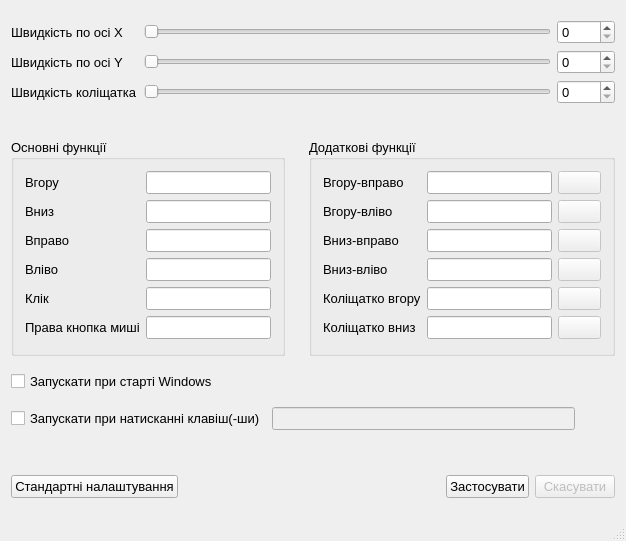
<?xml version="1.0" encoding="UTF-8"?>
<ui version="4.0">
 <class>MainWindow</class>
 <widget class="QMainWindow" name="MainWindow">
  <property name="geometry">
   <rect>
    <x>0</x>
    <y>0</y>
    <width>569</width>
    <height>541</height>
   </rect>
  </property>
  <property name="sizePolicy">
   <sizepolicy hsizetype="Fixed" vsizetype="Fixed">
    <horstretch>0</horstretch>
    <verstretch>0</verstretch>
   </sizepolicy>
  </property>
  <property name="font">
   <font>
    <pointsize>10</pointsize>
   </font>
  </property>
  <property name="windowTitle">
   <string>Mouse Emulator Pro</string>
  </property>
  <property name="windowIcon">
   <iconset resource="resources.qrc">
    <normaloff>:/icon.ico</normaloff>:/icon.ico</iconset>
  </property>
  <widget class="QWidget" name="centralWidget">
   <property name="sizePolicy">
    <sizepolicy hsizetype="Fixed" vsizetype="Fixed">
     <horstretch>0</horstretch>
     <verstretch>0</verstretch>
    </sizepolicy>
   </property>
   <layout class="QVBoxLayout" name="verticalLayout">
    <item>
     <layout class="QGridLayout" name="gridLayout">
      <item row="0" column="0">
       <widget class="QLabel" name="labelSpeedX">
        <property name="sizePolicy">
         <sizepolicy hsizetype="Preferred" vsizetype="Preferred">
          <horstretch>1</horstretch>
          <verstretch>0</verstretch>
         </sizepolicy>
        </property>
        <property name="toolTip">
         <string comment="Ви можете змінити швидкість руху вказівника миші а допомогою цього параметра" extracomment="Ви можете змінити швидкість руху вказівника миші а допомогою цього параметра">Ви можете змінити швидкість руху вказівника миші а допомогою цього параметра</string>
        </property>
        <property name="statusTip">
         <string comment="Ви можете змінити швидкість руху вказівника миші а допомогою цього параметра" extracomment="Ви можете змінити швидкість руху вказівника миші а допомогою цього параметра">Ви можете змінити швидкість руху вказівника миші а допомогою цього параметра</string>
        </property>
        <property name="whatsThis">
         <string comment="Ви можете змінити швидкість руху вказівника миші а допомогою цього параметра" extracomment="Ви можете змінити швидкість руху вказівника миші а допомогою цього параметра">Ви можете змінити швидкість руху вказівника миші а допомогою цього параметра</string>
        </property>
        <property name="text">
         <string comment="Ви можете змінити швидкість руху вказівника миші а допомогою цього параметра" extracomment="Ви можете змінити швидкість руху вказівника миші а допомогою цього параметра">Швидкість по осі X</string>
        </property>
       </widget>
      </item>
      <item row="0" column="1">
       <widget class="QSlider" name="sliderSpeedX">
        <property name="sizePolicy">
         <sizepolicy hsizetype="Expanding" vsizetype="Fixed">
          <horstretch>7</horstretch>
          <verstretch>0</verstretch>
         </sizepolicy>
        </property>
        <property name="sizeIncrement">
         <size>
          <width>2</width>
          <height>0</height>
         </size>
        </property>
        <property name="orientation">
         <enum>Qt::Horizontal</enum>
        </property>
       </widget>
      </item>
      <item row="0" column="2">
       <widget class="QSpinBox" name="spinBoxSpeedX">
        <property name="sizePolicy">
         <sizepolicy hsizetype="Minimum" vsizetype="Fixed">
          <horstretch>1</horstretch>
          <verstretch>0</verstretch>
         </sizepolicy>
        </property>
        <property name="sizeIncrement">
         <size>
          <width>0</width>
          <height>0</height>
         </size>
        </property>
       </widget>
      </item>
      <item row="1" column="0">
       <widget class="QLabel" name="labelSpeedY">
        <property name="sizePolicy">
         <sizepolicy hsizetype="Preferred" vsizetype="Preferred">
          <horstretch>1</horstretch>
          <verstretch>0</verstretch>
         </sizepolicy>
        </property>
        <property name="toolTip">
         <string comment="Ви можете змінити швидкість руху вказівника миші а допомогою цього параметра" extracomment="Ви можете змінити швидкість руху вказівника миші а допомогою цього параметра">Ви можете змінити швидкість руху вказівника миші а допомогою цього параметра</string>
        </property>
        <property name="statusTip">
         <string comment="Ви можете змінити швидкість руху вказівника миші а допомогою цього параметра" extracomment="Ви можете змінити швидкість руху вказівника миші а допомогою цього параметра">Ви можете змінити швидкість руху вказівника миші а допомогою цього параметра</string>
        </property>
        <property name="whatsThis">
         <string comment="Ви можете змінити швидкість руху вказівника миші а допомогою цього параметра" extracomment="Ви можете змінити швидкість руху вказівника миші а допомогою цього параметра">Ви можете змінити швидкість руху вказівника миші а допомогою цього параметра</string>
        </property>
        <property name="text">
         <string comment="Ви можете змінити швидкість руху вказівника миші а допомогою цього параметра" extracomment="Ви можете змінити швидкість руху вказівника миші а допомогою цього параметра">Швидкість по осі Y</string>
        </property>
       </widget>
      </item>
      <item row="1" column="1">
       <widget class="QSlider" name="sliderSpeedY">
        <property name="sizePolicy">
         <sizepolicy hsizetype="Expanding" vsizetype="Fixed">
          <horstretch>3</horstretch>
          <verstretch>0</verstretch>
         </sizepolicy>
        </property>
        <property name="sizeIncrement">
         <size>
          <width>2</width>
          <height>0</height>
         </size>
        </property>
        <property name="orientation">
         <enum>Qt::Horizontal</enum>
        </property>
       </widget>
      </item>
      <item row="1" column="2">
       <widget class="QSpinBox" name="spinBoxSpeedY">
        <property name="sizePolicy">
         <sizepolicy hsizetype="Minimum" vsizetype="Fixed">
          <horstretch>1</horstretch>
          <verstretch>0</verstretch>
         </sizepolicy>
        </property>
        <property name="sizeIncrement">
         <size>
          <width>0</width>
          <height>0</height>
         </size>
        </property>
       </widget>
      </item>
      <item row="2" column="0">
       <widget class="QLabel" name="labelSpeedWheel">
        <property name="sizePolicy">
         <sizepolicy hsizetype="Preferred" vsizetype="Preferred">
          <horstretch>1</horstretch>
          <verstretch>0</verstretch>
         </sizepolicy>
        </property>
        <property name="toolTip">
         <string comment="Ви можете змінити швидкість руху вказівника миші а допомогою цього параметра" extracomment="Ви можете змінити швидкість руху вказівника миші а допомогою цього параметра">Ви можете змінити швидкість руху вказівника миші а допомогою цього параметра</string>
        </property>
        <property name="statusTip">
         <string comment="Ви можете змінити швидкість руху вказівника миші а допомогою цього параметра" extracomment="Ви можете змінити швидкість руху вказівника миші а допомогою цього параметра">Ви можете змінити швидкість руху вказівника миші а допомогою цього параметра</string>
        </property>
        <property name="whatsThis">
         <string comment="Ви можете змінити швидкість руху вказівника миші а допомогою цього параметра" extracomment="Ви можете змінити швидкість руху вказівника миші а допомогою цього параметра">Ви можете змінити швидкість руху вказівника миші а допомогою цього параметра</string>
        </property>
        <property name="text">
         <string comment="Ви можете змінити швидкість руху вказівника миші а допомогою цього параметра" extracomment="Ви можете змінити швидкість руху вказівника миші а допомогою цього параметра">Швидкість коліщатка</string>
        </property>
       </widget>
      </item>
      <item row="2" column="1">
       <widget class="QSlider" name="sliderSpeedWheel">
        <property name="sizePolicy">
         <sizepolicy hsizetype="Expanding" vsizetype="Fixed">
          <horstretch>3</horstretch>
          <verstretch>0</verstretch>
         </sizepolicy>
        </property>
        <property name="sizeIncrement">
         <size>
          <width>2</width>
          <height>0</height>
         </size>
        </property>
        <property name="orientation">
         <enum>Qt::Horizontal</enum>
        </property>
       </widget>
      </item>
      <item row="2" column="2">
       <widget class="QSpinBox" name="spinBoxSpeedWheel">
        <property name="sizePolicy">
         <sizepolicy hsizetype="Minimum" vsizetype="Fixed">
          <horstretch>1</horstretch>
          <verstretch>0</verstretch>
         </sizepolicy>
        </property>
        <property name="sizeIncrement">
         <size>
          <width>0</width>
          <height>0</height>
         </size>
        </property>
       </widget>
      </item>
     </layout>
    </item>
    <item>
     <spacer name="verticalSpacer_2">
      <property name="orientation">
       <enum>Qt::Vertical</enum>
      </property>
      <property name="sizeType">
       <enum>QSizePolicy::Fixed</enum>
      </property>
      <property name="sizeHint" stdset="0">
       <size>
        <width>20</width>
        <height>20</height>
       </size>
      </property>
     </spacer>
    </item>
    <item>
     <layout class="QHBoxLayout" name="horizontalLayout_3">
      <item>
       <widget class="QGroupBox" name="groupBoxMainFun">
        <property name="minimumSize">
         <size>
          <width>0</width>
          <height>217</height>
         </size>
        </property>
        <property name="maximumSize">
         <size>
          <width>16777215</width>
          <height>217</height>
         </size>
        </property>
        <property name="title">
         <string>Основні функції</string>
        </property>
        <layout class="QGridLayout" name="gridLayout_3">
         <item row="0" column="0">
          <widget class="QLabel" name="labelUp">
           <property name="sizePolicy">
            <sizepolicy hsizetype="Preferred" vsizetype="Preferred">
             <horstretch>1</horstretch>
             <verstretch>0</verstretch>
            </sizepolicy>
           </property>
           <property name="text">
            <string>Вгору</string>
           </property>
          </widget>
         </item>
         <item row="0" column="1">
          <widget class="QLineEdit" name="lineEditUp">
           <property name="sizePolicy">
            <sizepolicy hsizetype="Expanding" vsizetype="Fixed">
             <horstretch>13</horstretch>
             <verstretch>0</verstretch>
            </sizepolicy>
           </property>
          </widget>
         </item>
         <item row="1" column="0">
          <widget class="QLabel" name="labelDown">
           <property name="sizePolicy">
            <sizepolicy hsizetype="Preferred" vsizetype="Preferred">
             <horstretch>1</horstretch>
             <verstretch>0</verstretch>
            </sizepolicy>
           </property>
           <property name="text">
            <string>Вниз</string>
           </property>
          </widget>
         </item>
         <item row="1" column="1">
          <widget class="QLineEdit" name="lineEditDown">
           <property name="sizePolicy">
            <sizepolicy hsizetype="Expanding" vsizetype="Fixed">
             <horstretch>13</horstretch>
             <verstretch>0</verstretch>
            </sizepolicy>
           </property>
          </widget>
         </item>
         <item row="2" column="0">
          <widget class="QLabel" name="labelRight">
           <property name="sizePolicy">
            <sizepolicy hsizetype="Preferred" vsizetype="Preferred">
             <horstretch>1</horstretch>
             <verstretch>0</verstretch>
            </sizepolicy>
           </property>
           <property name="text">
            <string>Вправо</string>
           </property>
          </widget>
         </item>
         <item row="2" column="1">
          <widget class="QLineEdit" name="lineEditRight">
           <property name="sizePolicy">
            <sizepolicy hsizetype="Expanding" vsizetype="Fixed">
             <horstretch>13</horstretch>
             <verstretch>0</verstretch>
            </sizepolicy>
           </property>
          </widget>
         </item>
         <item row="3" column="0">
          <widget class="QLabel" name="labelLeft">
           <property name="sizePolicy">
            <sizepolicy hsizetype="Preferred" vsizetype="Preferred">
             <horstretch>1</horstretch>
             <verstretch>0</verstretch>
            </sizepolicy>
           </property>
           <property name="text">
            <string>Вліво</string>
           </property>
          </widget>
         </item>
         <item row="3" column="1">
          <widget class="QLineEdit" name="lineEditLeft">
           <property name="sizePolicy">
            <sizepolicy hsizetype="Expanding" vsizetype="Fixed">
             <horstretch>13</horstretch>
             <verstretch>0</verstretch>
            </sizepolicy>
           </property>
          </widget>
         </item>
         <item row="4" column="0">
          <widget class="QLabel" name="labelClick">
           <property name="sizePolicy">
            <sizepolicy hsizetype="Preferred" vsizetype="Preferred">
             <horstretch>1</horstretch>
             <verstretch>0</verstretch>
            </sizepolicy>
           </property>
           <property name="text">
            <string>Клік</string>
           </property>
          </widget>
         </item>
         <item row="4" column="1">
          <widget class="QLineEdit" name="lineEditClick">
           <property name="sizePolicy">
            <sizepolicy hsizetype="Expanding" vsizetype="Fixed">
             <horstretch>13</horstretch>
             <verstretch>0</verstretch>
            </sizepolicy>
           </property>
          </widget>
         </item>
         <item row="5" column="0">
          <widget class="QLabel" name="labelRightClick">
           <property name="sizePolicy">
            <sizepolicy hsizetype="Preferred" vsizetype="Preferred">
             <horstretch>1</horstretch>
             <verstretch>0</verstretch>
            </sizepolicy>
           </property>
           <property name="text">
            <string>Права кнопка миші</string>
           </property>
          </widget>
         </item>
         <item row="5" column="1">
          <widget class="QLineEdit" name="lineEditRightClick">
           <property name="sizePolicy">
            <sizepolicy hsizetype="Expanding" vsizetype="Fixed">
             <horstretch>3</horstretch>
             <verstretch>0</verstretch>
            </sizepolicy>
           </property>
           <property name="text">
            <string/>
           </property>
          </widget>
         </item>
        </layout>
       </widget>
      </item>
      <item>
       <spacer name="horizontalSpacer">
        <property name="orientation">
         <enum>Qt::Horizontal</enum>
        </property>
        <property name="sizeHint" stdset="0">
         <size>
          <width>18</width>
          <height>20</height>
         </size>
        </property>
       </spacer>
      </item>
      <item>
       <widget class="QGroupBox" name="groupBoxExtendedFun">
        <property name="minimumSize">
         <size>
          <width>0</width>
          <height>217</height>
         </size>
        </property>
        <property name="maximumSize">
         <size>
          <width>16777215</width>
          <height>217</height>
         </size>
        </property>
        <property name="title">
         <string>Додаткові функції</string>
        </property>
        <layout class="QGridLayout" name="gridLayout_2">
         <item row="0" column="0">
          <widget class="QLabel" name="labelUpRight">
           <property name="sizePolicy">
            <sizepolicy hsizetype="Preferred" vsizetype="Preferred">
             <horstretch>1</horstretch>
             <verstretch>0</verstretch>
            </sizepolicy>
           </property>
           <property name="text">
            <string>Вгору-вправо</string>
           </property>
          </widget>
         </item>
         <item row="0" column="1">
          <widget class="QLineEdit" name="lineEditUpRight">
           <property name="sizePolicy">
            <sizepolicy hsizetype="Expanding" vsizetype="Fixed">
             <horstretch>3</horstretch>
             <verstretch>0</verstretch>
            </sizepolicy>
           </property>
          </widget>
         </item>
         <item row="0" column="2">
          <widget class="QPushButton" name="pushButtonDelUR">
           <property name="enabled">
            <bool>false</bool>
           </property>
           <property name="sizePolicy">
            <sizepolicy hsizetype="Expanding" vsizetype="Fixed">
             <horstretch>0</horstretch>
             <verstretch>0</verstretch>
            </sizepolicy>
           </property>
           <property name="toolTip">
            <string comment="Заборонити виконувати цю дію" extracomment="Заборонити виконувати цю дію">Заборонити виконувати цю дію</string>
           </property>
           <property name="statusTip">
            <string comment="Заборонити виконувати цю дію" extracomment="Заборонити виконувати цю дію">Заборонити виконувати цю дію</string>
           </property>
           <property name="whatsThis">
            <string comment="Заборонити виконувати цю дію" extracomment="Заборонити виконувати цю дію">Заборонити виконувати цю дію</string>
           </property>
           <property name="text">
            <string/>
           </property>
           <property name="icon">
            <iconset resource="resources.qrc">
             <normaloff>:/close.png</normaloff>:/close.png</iconset>
           </property>
          </widget>
         </item>
         <item row="1" column="0">
          <widget class="QLabel" name="labelUpLeft">
           <property name="sizePolicy">
            <sizepolicy hsizetype="Preferred" vsizetype="Preferred">
             <horstretch>1</horstretch>
             <verstretch>0</verstretch>
            </sizepolicy>
           </property>
           <property name="text">
            <string>Вгору-вліво</string>
           </property>
          </widget>
         </item>
         <item row="1" column="1">
          <widget class="QLineEdit" name="lineEditUpLeft">
           <property name="sizePolicy">
            <sizepolicy hsizetype="Expanding" vsizetype="Fixed">
             <horstretch>3</horstretch>
             <verstretch>0</verstretch>
            </sizepolicy>
           </property>
          </widget>
         </item>
         <item row="1" column="2">
          <widget class="QPushButton" name="pushButtonDelUL">
           <property name="enabled">
            <bool>false</bool>
           </property>
           <property name="sizePolicy">
            <sizepolicy hsizetype="Expanding" vsizetype="Fixed">
             <horstretch>0</horstretch>
             <verstretch>0</verstretch>
            </sizepolicy>
           </property>
           <property name="toolTip">
            <string comment="Заборонити виконувати цю дію" extracomment="Заборонити виконувати цю дію">Заборонити виконувати цю дію</string>
           </property>
           <property name="statusTip">
            <string comment="Заборонити виконувати цю дію" extracomment="Заборонити виконувати цю дію">Заборонити виконувати цю дію</string>
           </property>
           <property name="whatsThis">
            <string comment="Заборонити виконувати цю дію" extracomment="Заборонити виконувати цю дію">Заборонити виконувати цю дію</string>
           </property>
           <property name="text">
            <string/>
           </property>
           <property name="icon">
            <iconset resource="resources.qrc">
             <normaloff>:/close.png</normaloff>:/close.png</iconset>
           </property>
          </widget>
         </item>
         <item row="2" column="0">
          <widget class="QLabel" name="labelDownRight">
           <property name="sizePolicy">
            <sizepolicy hsizetype="Preferred" vsizetype="Preferred">
             <horstretch>1</horstretch>
             <verstretch>0</verstretch>
            </sizepolicy>
           </property>
           <property name="text">
            <string>Вниз-вправо</string>
           </property>
          </widget>
         </item>
         <item row="2" column="1">
          <widget class="QLineEdit" name="lineEditDownRight">
           <property name="sizePolicy">
            <sizepolicy hsizetype="Expanding" vsizetype="Fixed">
             <horstretch>3</horstretch>
             <verstretch>0</verstretch>
            </sizepolicy>
           </property>
          </widget>
         </item>
         <item row="2" column="2">
          <widget class="QPushButton" name="pushButtonDelDR">
           <property name="enabled">
            <bool>false</bool>
           </property>
           <property name="sizePolicy">
            <sizepolicy hsizetype="Expanding" vsizetype="Fixed">
             <horstretch>0</horstretch>
             <verstretch>0</verstretch>
            </sizepolicy>
           </property>
           <property name="toolTip">
            <string comment="Заборонити виконувати цю дію" extracomment="Заборонити виконувати цю дію">Заборонити виконувати цю дію</string>
           </property>
           <property name="statusTip">
            <string comment="Заборонити виконувати цю дію" extracomment="Заборонити виконувати цю дію">Заборонити виконувати цю дію</string>
           </property>
           <property name="whatsThis">
            <string comment="Заборонити виконувати цю дію" extracomment="Заборонити виконувати цю дію">Заборонити виконувати цю дію</string>
           </property>
           <property name="text">
            <string/>
           </property>
           <property name="icon">
            <iconset resource="resources.qrc">
             <normaloff>:/close.png</normaloff>:/close.png</iconset>
           </property>
          </widget>
         </item>
         <item row="3" column="0">
          <widget class="QLabel" name="labelDownLeft">
           <property name="sizePolicy">
            <sizepolicy hsizetype="Preferred" vsizetype="Preferred">
             <horstretch>1</horstretch>
             <verstretch>0</verstretch>
            </sizepolicy>
           </property>
           <property name="text">
            <string>Вниз-вліво</string>
           </property>
          </widget>
         </item>
         <item row="3" column="1">
          <widget class="QLineEdit" name="lineEditDownLeft">
           <property name="sizePolicy">
            <sizepolicy hsizetype="Expanding" vsizetype="Fixed">
             <horstretch>3</horstretch>
             <verstretch>0</verstretch>
            </sizepolicy>
           </property>
          </widget>
         </item>
         <item row="3" column="2">
          <widget class="QPushButton" name="pushButtonDelDL">
           <property name="enabled">
            <bool>false</bool>
           </property>
           <property name="sizePolicy">
            <sizepolicy hsizetype="Expanding" vsizetype="Fixed">
             <horstretch>0</horstretch>
             <verstretch>0</verstretch>
            </sizepolicy>
           </property>
           <property name="toolTip">
            <string comment="Заборонити виконувати цю дію" extracomment="Заборонити виконувати цю дію">Заборонити виконувати цю дію</string>
           </property>
           <property name="statusTip">
            <string comment="Заборонити виконувати цю дію" extracomment="Заборонити виконувати цю дію">Заборонити виконувати цю дію</string>
           </property>
           <property name="whatsThis">
            <string comment="Заборонити виконувати цю дію" extracomment="Заборонити виконувати цю дію">Заборонити виконувати цю дію</string>
           </property>
           <property name="text">
            <string/>
           </property>
           <property name="icon">
            <iconset resource="resources.qrc">
             <normaloff>:/close.png</normaloff>:/close.png</iconset>
           </property>
          </widget>
         </item>
         <item row="4" column="0">
          <widget class="QLabel" name="labelWheelUp">
           <property name="sizePolicy">
            <sizepolicy hsizetype="Preferred" vsizetype="Preferred">
             <horstretch>1</horstretch>
             <verstretch>0</verstretch>
            </sizepolicy>
           </property>
           <property name="text">
            <string>Коліщатко вгору</string>
           </property>
          </widget>
         </item>
         <item row="4" column="1">
          <widget class="QLineEdit" name="lineEditWheelUp">
           <property name="sizePolicy">
            <sizepolicy hsizetype="Expanding" vsizetype="Fixed">
             <horstretch>3</horstretch>
             <verstretch>0</verstretch>
            </sizepolicy>
           </property>
          </widget>
         </item>
         <item row="4" column="2">
          <widget class="QPushButton" name="pushButtonDelWU">
           <property name="enabled">
            <bool>false</bool>
           </property>
           <property name="sizePolicy">
            <sizepolicy hsizetype="Expanding" vsizetype="Fixed">
             <horstretch>0</horstretch>
             <verstretch>0</verstretch>
            </sizepolicy>
           </property>
           <property name="toolTip">
            <string comment="Заборонити виконувати цю дію" extracomment="Заборонити виконувати цю дію">Заборонити виконувати цю дію</string>
           </property>
           <property name="statusTip">
            <string comment="Заборонити виконувати цю дію" extracomment="Заборонити виконувати цю дію">Заборонити виконувати цю дію</string>
           </property>
           <property name="whatsThis">
            <string comment="Заборонити виконувати цю дію" extracomment="Заборонити виконувати цю дію">Заборонити виконувати цю дію</string>
           </property>
           <property name="text">
            <string/>
           </property>
           <property name="icon">
            <iconset resource="resources.qrc">
             <normaloff>:/close.png</normaloff>:/close.png</iconset>
           </property>
          </widget>
         </item>
         <item row="5" column="0">
          <widget class="QLabel" name="labelWheelDown">
           <property name="sizePolicy">
            <sizepolicy hsizetype="Preferred" vsizetype="Preferred">
             <horstretch>1</horstretch>
             <verstretch>0</verstretch>
            </sizepolicy>
           </property>
           <property name="text">
            <string>Коліщатко вниз</string>
           </property>
          </widget>
         </item>
         <item row="5" column="1">
          <widget class="QLineEdit" name="lineEditWheelDown">
           <property name="sizePolicy">
            <sizepolicy hsizetype="Expanding" vsizetype="Fixed">
             <horstretch>3</horstretch>
             <verstretch>0</verstretch>
            </sizepolicy>
           </property>
          </widget>
         </item>
         <item row="5" column="2">
          <widget class="QPushButton" name="pushButtonDelWD">
           <property name="enabled">
            <bool>false</bool>
           </property>
           <property name="sizePolicy">
            <sizepolicy hsizetype="Expanding" vsizetype="Fixed">
             <horstretch>0</horstretch>
             <verstretch>0</verstretch>
            </sizepolicy>
           </property>
           <property name="toolTip">
            <string comment="Заборонити виконувати цю дію" extracomment="Заборонити виконувати цю дію">Заборонити виконувати цю дію</string>
           </property>
           <property name="statusTip">
            <string comment="Заборонити виконувати цю дію" extracomment="Заборонити виконувати цю дію">Заборонити виконувати цю дію</string>
           </property>
           <property name="whatsThis">
            <string comment="Заборонити виконувати цю дію" extracomment="Заборонити виконувати цю дію">Заборонити виконувати цю дію</string>
           </property>
           <property name="text">
            <string/>
           </property>
           <property name="icon">
            <iconset resource="resources.qrc">
             <normaloff>:/close.png</normaloff>:/close.png</iconset>
           </property>
          </widget>
         </item>
        </layout>
       </widget>
      </item>
     </layout>
    </item>
    <item>
     <widget class="QCheckBox" name="checkBoxAutoStart">
      <property name="text">
       <string>Запускати при старті Windows</string>
      </property>
     </widget>
    </item>
    <item>
     <layout class="QHBoxLayout" name="horizontalLayout_2">
      <item>
       <widget class="QCheckBox" name="checkBoxStartKey">
        <property name="text">
         <string>Запускати при натисканні клавіш(-ши)</string>
        </property>
       </widget>
      </item>
      <item>
       <widget class="QLineEdit" name="lineEditStarKey">
        <property name="enabled">
         <bool>false</bool>
        </property>
        <property name="sizePolicy">
         <sizepolicy hsizetype="Expanding" vsizetype="Fixed">
          <horstretch>13</horstretch>
          <verstretch>0</verstretch>
         </sizepolicy>
        </property>
       </widget>
      </item>
      <item>
       <spacer name="horizontalSpacer_3">
        <property name="orientation">
         <enum>Qt::Horizontal</enum>
        </property>
        <property name="sizeHint" stdset="0">
         <size>
          <width>40</width>
          <height>20</height>
         </size>
        </property>
       </spacer>
      </item>
     </layout>
    </item>
    <item>
     <spacer name="verticalSpacer">
      <property name="orientation">
       <enum>Qt::Vertical</enum>
      </property>
      <property name="sizeType">
       <enum>QSizePolicy::Fixed</enum>
      </property>
      <property name="sizeHint" stdset="0">
       <size>
        <width>243</width>
        <height>30</height>
       </size>
      </property>
     </spacer>
    </item>
    <item>
     <layout class="QHBoxLayout" name="horizontalLayout">
      <item>
       <widget class="QPushButton" name="pushButtonStandart">
        <property name="text">
         <string>Стандартні налаштування</string>
        </property>
       </widget>
      </item>
      <item>
       <spacer name="horizontalSpacer_2">
        <property name="orientation">
         <enum>Qt::Horizontal</enum>
        </property>
        <property name="sizeHint" stdset="0">
         <size>
          <width>40</width>
          <height>20</height>
         </size>
        </property>
       </spacer>
      </item>
      <item>
       <widget class="QPushButton" name="pushButtonOk">
        <property name="text">
         <string>Застосувати</string>
        </property>
       </widget>
      </item>
      <item>
       <widget class="QPushButton" name="pushButtonCancel">
        <property name="enabled">
         <bool>false</bool>
        </property>
        <property name="text">
         <string>Скасувати</string>
        </property>
       </widget>
      </item>
     </layout>
    </item>
   </layout>
  </widget>
  <widget class="QMenuBar" name="menuBar">
   <property name="geometry">
    <rect>
     <x>0</x>
     <y>0</y>
     <width>569</width>
     <height>23</height>
    </rect>
   </property>
   <property name="font">
    <font>
     <family>MS Shell Dlg 2</family>
     <pointsize>11</pointsize>
    </font>
   </property>
   <property name="styleSheet">
    <string notr="true">border-bottom: 1px solid black</string>
   </property>
   <property name="defaultUp">
    <bool>false</bool>
   </property>
  </widget>
  <widget class="QStatusBar" name="statusBar"/>
 </widget>
 <layoutdefault spacing="6" margin="11"/>
 <resources>
  <include location="resources.qrc"/>
 </resources>
 <connections/>
</ui>
